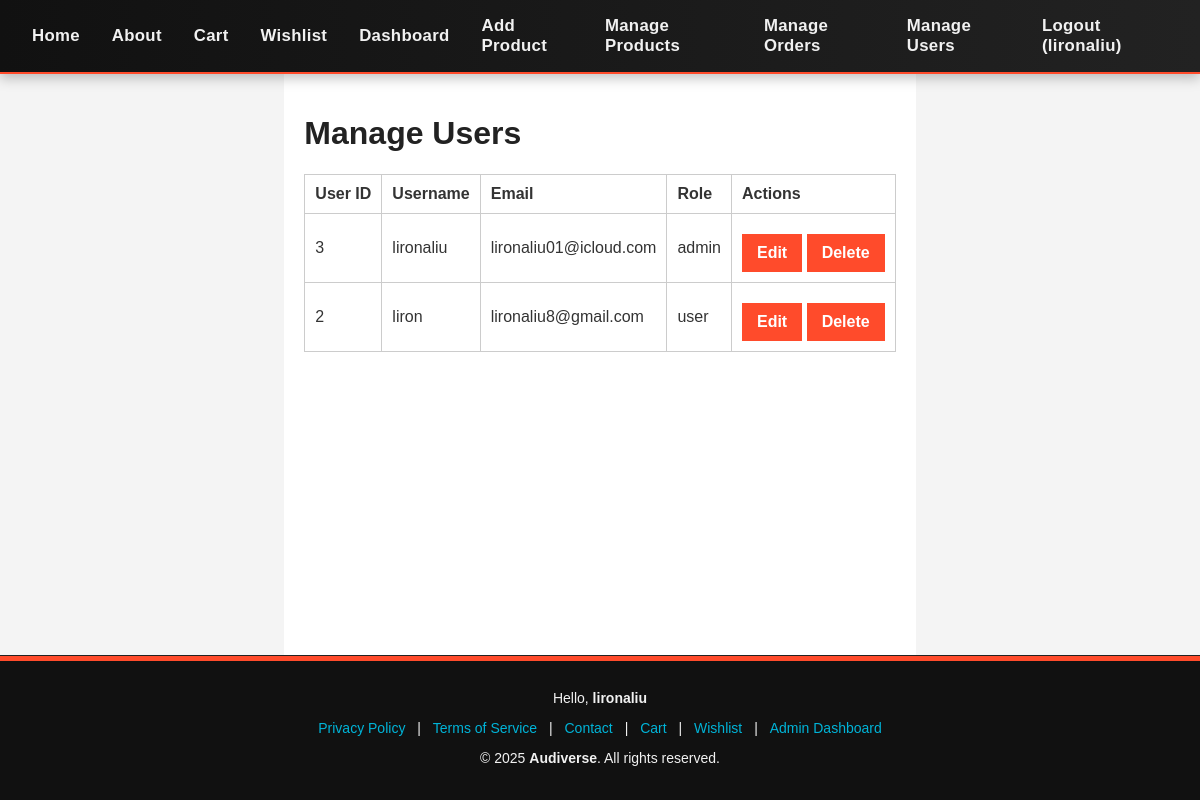
Page /admin/manage_users.php (signed in) on the committed database.
### tables this page shows
CREATE TABLE `users` (
  `id` int(11) NOT NULL,
  `username` varchar(100) NOT NULL,
  `email` varchar(150) NOT NULL,
  `password` varchar(255) NOT NULL,
  `role` enum('user','admin') DEFAULT 'user',
  `created_at` timestamp NOT NULL DEFAULT current_timestamp()
);

### admin/manage_users.php (the view, shortened to what this page needs)
<?php
include(__DIR__ . '/../config/db.php');
include(__DIR__ . '/../includes/header.php');
include(__DIR__ . '/../includes/navbar.php');
$result = $conn->query("SELECT * FROM users ORDER BY id DESC");
?>
<div class="container">
    <h1>Manage Users</h1>
    <table>
        <tr>
            <th>User ID</th>
            <th>Username</th>
            <th>Email</th>
            <th>Role</th>
            <th>Actions</th>
        </tr>
        <?php while ($user = $result->fetch_assoc()): ?>
            <tr>
                <td><?php echo $user['id']; ?></td>
                <td><?php echo htmlspecialchars($user['username']); ?></td>
                <td><?php echo htmlspecialchars($user['email']); ?></td>
                <td><?php echo htmlspecialchars($user['role']); ?></td>
                <td>
                    <a class="btn" href="edit_user.php?id=<?php echo $user['id']; ?>">Edit</a>
                    <a class="btn" href="delete_user.php?id=<?php echo $user['id']; ?>">Delete</a>
                </td>
            </tr>
        <?php endwhile; ?>
    </table>
</div>
<?php include(__DIR__ . '/../includes/footer.php'); ?>

### assets/css/style.css (style rules this page uses)
* { box-sizing: border-box; font-family: Arial, sans-serif; }
body { margin: 0; background: #f4f4f4; color: #333; }
.container { max-width: 960px; margin: 0 auto; padding: 20px; background: white; }
h1, h2, h3 { color: #222; }
.btn { background: #ff4b2b; color: white; padding: 10px 15px; text-decoration: none; border: none; cursor: pointer; display: inline-block; margin-top: 10px; font-weight: bold; }
table { width: 100%; border-collapse: collapse; margin-top: 15px; }
table, th, td { border: 1px solid #ccc; }
th, td { padding: 10px; text-align: left; }
.btn { transition: transform 0.2s ease, background 0.3s ease; }

### includes/footer.php (style rules this page uses)
body { display: flex; flex-direction: column; min-height: 100vh; margin: 0; }
.container { flex: 1; }

### rows in the picture
users: id "3", username "lironaliu", email "lironaliu01@icloud.com", role "admin"
users: id "2", username "liron", email "lironaliu8@gmail.com", role "user"

### other values in the picture
$_SESSION['username'] "lironaliu"
